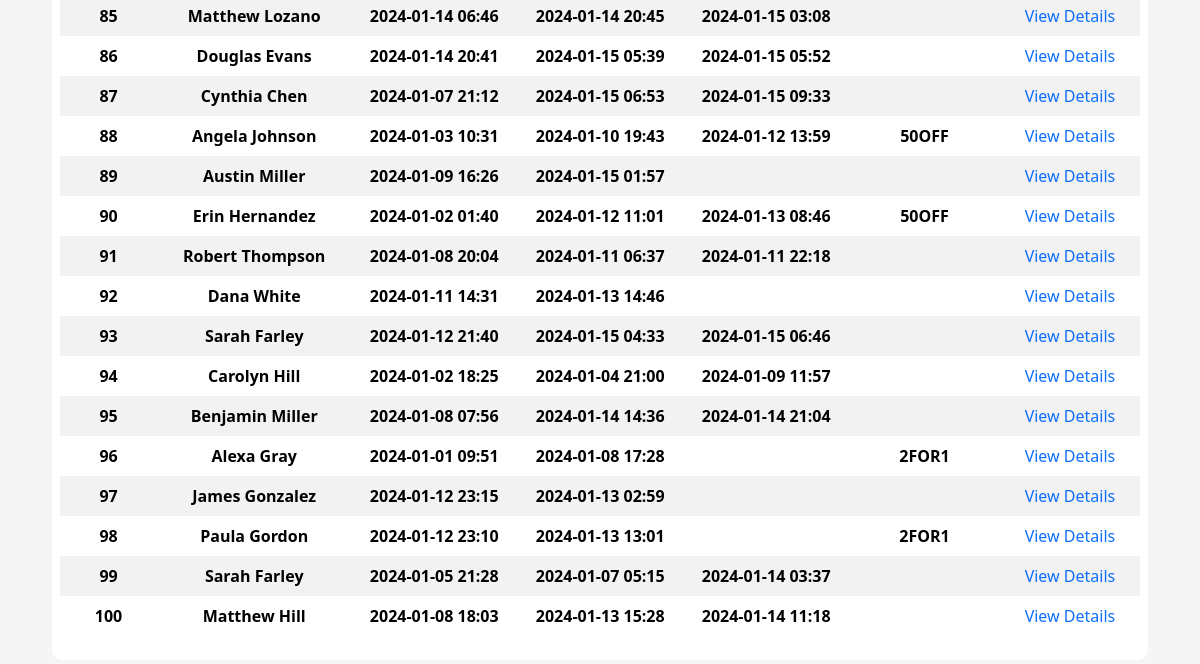
The page /orders (lower part) on the database as committed earlier.
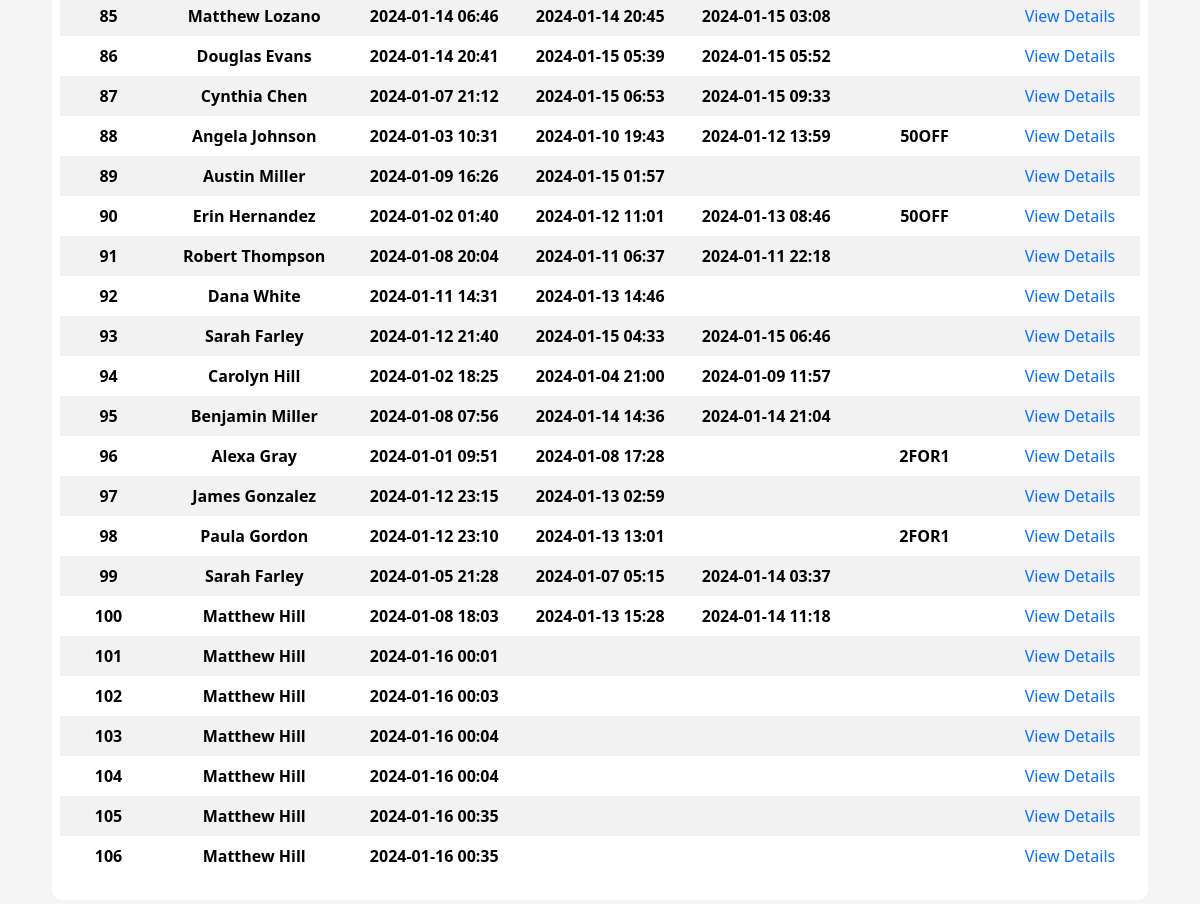
The same page on the database as committed later.
### app/models/tables.py (models this page shows, shortened)
class Order(db.Model):
    __tablename__ = "order"
    id = db.Column(db.Integer, primary_key=True)
    order_date = db.Column(db.DateTime, default=datetime.utcnow(), nullable=False)
    shipped_date = db.Column(db.DateTime)
    delivered_date = db.Column(db.DateTime)
    coupon_code = db.Column(db.String(50))
    customer_id = db.Column(db.Integer, db.ForeignKey("customer.id"), nullable=False)
    order_items = db.relationship("OrderItem", backref="order")

class Customer(db.Model):
    __tablename__ = "customer"
    id = db.Column(db.Integer, primary_key=True)
    first_name = db.Column(db.String(50), nullable=False)
    last_name = db.Column(db.String(50), nullable=False)
    address = db.Column(db.String(500), nullable=False)
    postcode = db.Column(db.String(50), nullable=False)
    email = db.Column(db.String(50), nullable=False, unique=True)
    orders = db.relationship("Order", backref="customer")

### app/controllers/default.py (the view)
@app.route("/orders")
def orders():
    orders = Order.query.all()
    customer_for_order = {
        order.customer_id: Customer.query.get(order.customer_id) for order in orders
    }
    return render_template(
        "orders.html", orders=orders, customer_for_order=customer_for_order
    )

### app/templates/orders.html (shortened to what this page needs)
{% extends "index.html" %}
{% block body %}
<div class="content-section">
    <table class="table table-striped table-borderless table-hover text-center">
        <tbody>
            {% for order in orders %}
            {% set customer_obj = customer_for_order.get(order.customer_id) %}
            <tr>
                <th scope="row">{{ order.id }}</th>
                <th scope="row">{{ customer_obj.first_name }} {{ customer_obj.last_name }}</th>
                <th scope="row">{{ order.order_date.strftime('%Y-%m-%d %H:%M') }}</th>
                <th scope="row">
                    {% if order.shipped_date %}
                        {{ order.shipped_date.strftime('%Y-%m-%d %H:%M') }}
                    {% endif %}
                </th>
                <th scope="row">
                    {% if order.delivered_date %}
                        {{ order.delivered_date.strftime('%Y-%m-%d %H:%M') }}
                    {% endif %}
                </th>
                <th scope="row">
                    {% if order.coupon_code %}
                        {{ order.coupon_code }}
                    {% endif %}
                </th>
                <td><a style="text-decoration: none;" href="{{ url_for('order_details', id=order.id)}}"> View Details </a></td>
            </tr>
            {% endfor %}
        </tbody>
    </table>
</div>
{% endblock %}

### app/templates/index.html (shortened to what this page needs)
<!DOCTYPE html>
<html lang="en">
<head>
    <link href="https://cdn.jsdelivr.net/npm/bootstrap@5.3.2/dist/css/bootstrap.min.css" rel="stylesheet">
    <link rel="stylesheet" href="{{ url_for('static', filename='css/main.css') }}">
    <link href="//netdna.bootstrapcdn.com/font-awesome/3.2.1/css/font-awesome.css" rel="stylesheet">
</head>
<body>
      <div class="container-fluid main-container">
        {% block body %}{% endblock body %}
      </div>
</body>
</html>

### app/static/css/main.css (style rules this page uses)
body { background-color: rgb(245, 245, 245); }
.content-section { background: #fff; margin: 40px; padding: 0.5rem 0.5rem; border-radius: 10px; }

Rows that differ between the two databases and show on the page:
added Order: id "101", {{ customer_obj.first_name }} "Matthew", {{ customer_obj.last_name }} "Hill", order_date "2024-01-16 00:01"
added Order: id "102", {{ customer_obj.first_name }} "Matthew", {{ customer_obj.last_name }} "Hill", order_date "2024-01-16 00:03"
added Order: id "103", {{ customer_obj.first_name }} "Matthew", {{ customer_obj.last_name }} "Hill", order_date "2024-01-16 00:04"
added Order: id "104", {{ customer_obj.first_name }} "Matthew", {{ customer_obj.last_name }} "Hill", order_date "2024-01-16 00:04"
added Order: id "105", {{ customer_obj.first_name }} "Matthew", {{ customer_obj.last_name }} "Hill", order_date "2024-01-16 00:35"
added Order: id "106", {{ customer_obj.first_name }} "Matthew", {{ customer_obj.last_name }} "Hill", order_date "2024-01-16 00:35"
